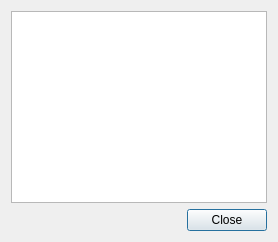
<?xml version="1.0" encoding="UTF-8"?>
<ui version="4.0">
 <class>WordFrequencyDialog</class>
 <widget class="QDialog" name="WordFrequencyDialog">
  <property name="windowTitle">
   <string>Word Frequency</string>
  </property>
  <layout class="QVBoxLayout" name="verticalLayout">
   <item>
    <widget class="QTableWidget" name="tableWidget"/>
   </item>
   <item>
    <widget class="QDialogButtonBox" name="buttonBox">
     <property name="standardButtons">
      <set>QDialogButtonBox::Close</set>
     </property>
    </widget>
   </item>
  </layout>
 </widget>
 <resources/>
 <connections>
  <connection>
   <sender>buttonBox</sender>
   <signal>rejected()</signal>
   <receiver>WordFrequencyDialog</receiver>
   <slot>close()</slot>
   <hints>
    <hint type="sourcelabel">
     <x>20</x>
     <y>20</y>
    </hint>
    <hint type="destinationlabel">
     <x>20</x>
     <y>20</y>
    </hint>
   </hints>
  </connection>
 </connections>
</ui>
